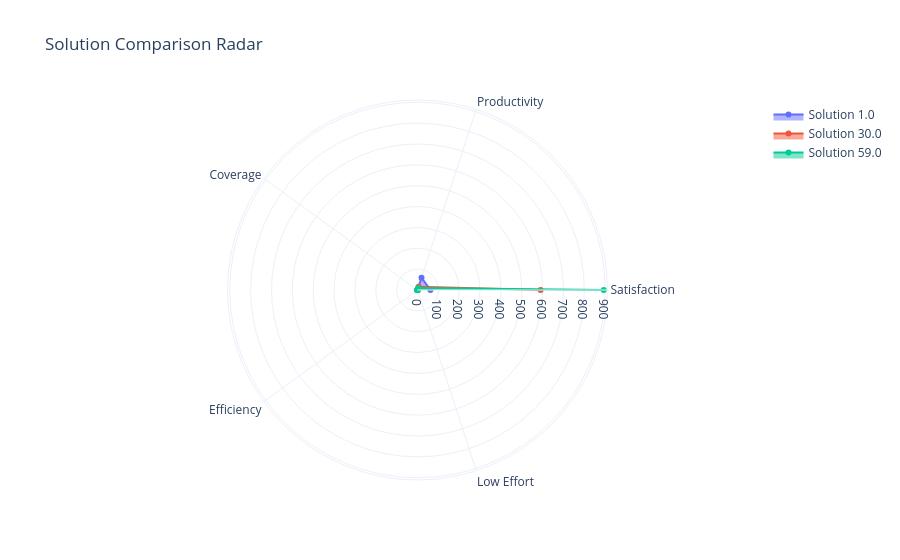

Notebook cell for this chart:
### Markdown cell above
## 06_radar_chart

### Code cell
import pandas as pd
import plotly.graph_objects as go

# df = pd.read_csv("dataset.csv")

coverage_cols = [c for c in df.columns if c.startswith("stcov")]

df["mean_coverage"] = df[coverage_cols].mean(axis=1)

# Seleccionar soluciones
selected = [0, len(df)//2, len(df)-1]

fig = go.Figure()

for idx in selected:

    row = df.iloc[idx]

    values = [
        row["satisfaction"],
        row["productivity"],
        row["mean_coverage"],
        1 - row["squandering"],
        1 / row["effort"]
    ]

    categories = [
        "Satisfaction",
        "Productivity",
        "Coverage",
        "Efficiency",
        "Low Effort"
    ]

    fig.add_trace(
        go.Scatterpolar(
            r=values,
            theta=categories,
            fill='toself',
            name=f'Solution {row["id"]}'
        )
    )

fig.update_layout(
    polar=dict(radialaxis=dict(visible=True)),
    title="Solution Comparison Radar",
    template="plotly_white"
)

fig.show()

### Figure 1 — Plotly figure (JSON) as saved in the notebook; plotly's stock layout.template omitted (floating-point values rounded to 4 significant figures)
{"data": [{"fill": "toself", "name": "Solution 1.0", "r": [62, 62, 0.0691, 0.01163, 1], "theta": ["Satisfaction", "Productivity", "Coverage", "Efficiency", "Low Effort"], "type": "scatterpolar"}, {"fill": "toself", "name": "Solution 30.0", "r": [590, 16.86, 0.6473, 0.407, 0.02857], "theta": ["Satisfaction", "Productivity", "Coverage", "Efficiency", "Low Effort"], "type": "scatterpolar"}, {"fill": "toself", "name": "Solution 59.0", "r": [893, 10.38, 1, 1.0, 0.01163], "theta": ["Satisfaction", "Productivity", "Coverage", "Efficiency", "Low Effort"], "type": "scatterpolar"}], "layout": {"polar": {"radialaxis": {"visible": true}}, "title": {"text": "Solution Comparison Radar"}}}
